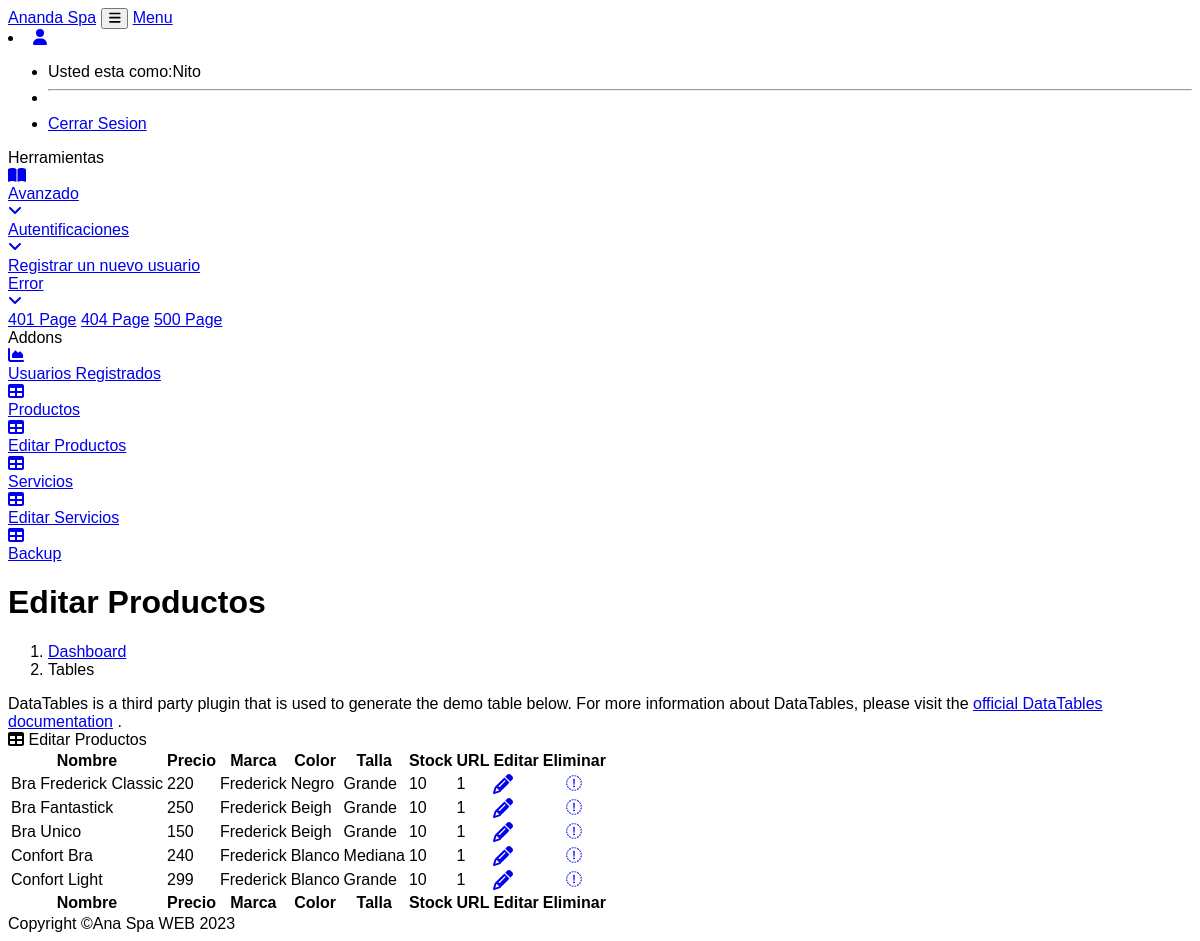
Screenshot of /Editar_Productos.php (signed in) with the database file from the repository.
### tables this page shows
CREATE TABLE `usuarios` (
  `id` int(11) NOT NULL AUTO_INCREMENT,
  `usuario` varchar(255) NOT NULL,
  `password` varchar(255) NOT NULL,
  `tipo_usuario` varchar(255) NOT NULL,
  `Ciudad` varchar(30) NOT NULL,
  `Direccion` varchar(50) NOT NULL,
  `Nombre_Completo` text NOT NULL,
  PRIMARY KEY (`id`)
);

CREATE TABLE `productos` (
  `ID` int(11) NOT NULL AUTO_INCREMENT,
  `Nombre` varchar(30) NOT NULL,
  `Precio` varchar(10) NOT NULL,
  `Marca` text NOT NULL,
  `Color` text NOT NULL,
  `Talla` text NOT NULL,
  `Stock` int(11) NOT NULL,
  `URLI` varchar(20) NOT NULL,
  PRIMARY KEY (`ID`)
);

### functions.php (called while the page is built, shortened)
<?php
function iniciarSession($table, $conexion){
  $statement = $conexion->prepare("SELECT * FROM $table WHERE usuario = :usuario");
  $statement->execute([
    ':usuario' => $_SESSION['usuario']
  ]);
  return $statement->fetch(PDO::FETCH_ASSOC);
}
?>

### function_editar.php (called while the page is built, shortened)
<?php
function db_query($query) {
    $connection = mysqli_connect("localhost","root","","ananda_spa");
    $result = mysqli_query($connection,$query);
    return $result;
}
?>

### Editar_Productos.php (the view, shortened to what this page needs)
<?php session_start();
require 'conexion.php';
require 'functions.php';
$conexion = conexion($bd_config);
$admin = iniciarSession('usuarios', $conexion);
if ($admin['tipo_usuario'] == 'administrador')
  $user = iniciarSession('usuarios', $conexion);
  elseif ($admin['tipo_usuario'] == 'empleado') {
    $user = iniciarSession('usuarios', $conexion);
} else {
  header('Location: '.RUTA.'index.php');
}
?>
<!DOCTYPE html>
<html lang="en">
    <head>
        <link href="https://cdn.jsdelivr.net/npm/simple-datatables@latest/dist/style.css" rel="stylesheet" />
        <link href="css/styles.css" rel="stylesheet" />
    </head>
    <body class="sb-nav-fixed">
        <nav class="sb-topnav navbar navbar-expand navbar-dark bg-dark">
            <a class="navbar-brand ps-3" href="Pagina1_admin.php">Ananda Spa</a>
            <button class="btn btn-link btn-sm order-1 order-lg-0 me-4 me-lg-0" id="sidebarToggle" href="#!"><i class="fas fa-bars"></i></button>
            <a class="navbar-brand ps-3" href="Dashboard.php">Menu</a>
            <form class="d-none d-md-inline-block form-inline ms-auto me-0 me-md-3 my-2 my-md-0">
                <li class="nav-item dropdown">
                    <a class="nav-link dropdown-toggle" id="navbarDropdown" href="#" role="button" data-bs-toggle="dropdown" aria-expanded="false"><i class="fas fa-user fa-fw"></i></a>
                    <ul class="dropdown-menu dropdown-menu-end" aria-labelledby="navbarDropdown">
                        <li>Usted esta como:<?php echo $user['usuario']; ?></li>
                        <li><hr class="dropdown-divider" /></li>
                        <li><a class="dropdown-item" href="close.php">Cerrar Sesion</a></li>
                    </ul>
                </li>
            </form>
        </nav>
        <div id="layoutSidenav">
            <div id="layoutSidenav_nav">
                <nav class="sb-sidenav accordion sb-sidenav-dark" id="sidenavAccordion">
                    <div class="sb-sidenav-menu">
                        <div class="nav">
                            <div class="sb-sidenav-menu-heading">Herramientas</div>
                            <a class="nav-link collapsed" href="#" data-bs-toggle="collapse" data-bs-target="#collapsePages" aria-expanded="false" aria-controls="collapsePages">
                                <div class="sb-nav-link-icon"><i class="fas fa-book-open"></i></div>
                                Avanzado
                                <div class="sb-sidenav-collapse-arrow"><i class="fas fa-angle-down"></i></div>
                            </a>
                            <div class="collapse" id="collapsePages" aria-labelledby="headingTwo" data-bs-parent="#sidenavAccordion">
                                <nav class="sb-sidenav-menu-nested nav accordion" id="sidenavAccordionPages">
                                    <a class="nav-link collapsed" href="#" data-bs-toggle="collapse" data-bs-target="#pagesCollapseAuth" aria-expanded="false" aria-controls="pagesCollapseAuth">
                                        Autentificaciones
                                        <div class="sb-sidenav-collapse-arrow"><i class="fas fa-angle-down"></i></div>
                                    </a>
                                    <div class="collapse" id="pagesCollapseAuth" aria-labelledby="headingOne" data-bs-parent="#sidenavAccordionPages">
                                        <nav class="sb-sidenav-menu-nested nav">
                                            <a class="nav-link" href="registro_administrador.php">Registrar un nuevo usuario</a>
                                        </nav>
                                    </div>
                                    <a class="nav-link collapsed" href="#" data-bs-toggle="collapse" data-bs-target="#pagesCollapseError" aria-expanded="false" aria-controls="pagesCollapseError">
                                        Error
                                        <div class="sb-sidenav-collapse-arrow"><i class="fas fa-angle-down"></i></div>
                                    </a>
                                    <div class="collapse" id="pagesCollapseError" aria-labelledby="headingOne" data-bs-parent="#sidenavAccordionPages">
                                        <nav class="sb-sidenav-menu-nested nav">
                                            <a class="nav-link" href="401.html">401 Page</a>
                                            <a class="nav-link" href="404.html">404 Page</a>
                                            <a class="nav-link" href="500.html">500 Page</a>
                                        </nav>
                                    </div>
                                </nav>
                            </div>
                            <div class="sb-sidenav-menu-heading">Addons</div>
                            <a class="nav-link" href="usuarios_registrados.php">
                                <div class="sb-nav-link-icon"><i class="fas fa-chart-area"></i></div>
                                Usuarios Registrados
                            </a>
                            <a class="nav-link" href="tables.php">
                                <div class="sb-nav-link-icon"><i class="fas fa-table"></i></div>
                                Productos
                            </a>
                            <a class="nav-link" href="Editar_Productos.php">
                                <div class="sb-nav-link-icon"><i class="fas fa-table"></i></div>
                                Editar Productos
                            </a>
                            <a class="nav-link" href="Table_Servicios.php">
                                    <div class="sb-nav-link-icon"><i class="fas fa-table"></i></div>
                                    Servicios
                                    </a>
                                <a class="nav-link" href="Editar_Servicios.php">
                                <div class="sb-nav-link-icon"><i class="fas fa-table"></i></div>
                                Editar Servicios
                            </a>
                            <a class="nav-link" href="Backup.php">
                                <div class="sb-nav-link-icon"><i class="fas fa-table"></i></div>
                                Backup
                            </a>
                        </div>
                    </div>
                </nav>
            </div>
            <div id="layoutSidenav_content">
                <main>
                    <div class="container-fluid px-4">
                        <h1 class="mt-4">Editar Productos</h1>
                        <ol class="breadcrumb mb-4">
                            <li class="breadcrumb-item"><a href="index.html">Dashboard</a></li>
                            <li class="breadcrumb-item active">Tables</li>
                        </ol>
                        <div class="card mb-4">
                            <div class="card-body">
                                DataTables is a third party plugin that is used to generate the demo table below. For more information about DataTables, please visit the
                                <a target="_blank" href="https://datatables.net/">official DataTables documentation</a>
                                .
                            </div>
                        </div>
                        <div class="card mb-4">
                            <div class="card-header">
                                <i class="fas fa-table me-1"></i>
                                Editar Productos
                            </div>
                            <div class="card-body">
                            <table id="datatablesSimple">
                                    <thead>
                                        <tr>
                                            <th>Nombre</th>
                                            <th>Precio</th>
                                            <th>Marca</th>
                                            <th>Color</th>
                                            <th>Talla</th>
                                            <th>Stock</th>
                                            <th>URL</th>
                                            <th>Editar</th>
                                            <th>Eliminar</th>
                                        </tr>
                                    </thead>
                                    <tfoot>
                                        <tr>
                                            <th>Nombre</th>
                                            <th>Precio</th>
                                            <th>Marca</th>
                                            <th>Color</th>
                                            <th>Talla</th>
                                            <th>Stock</th>
                                            <th>URL</th>
                                            <th>Editar</th>
                                            <th>Eliminar</th>
                                        </tr>
                                    </tfoot>
                                    <tbody>
                                    <?php
                                        include("function_editar.php");
                                    ?>
                                    <?php
                                            $sql = "select * from Productos";
                                            $result = db_query($sql);
                                            while($row = mysqli_fetch_object($result)){
                                            ?>
                                            <tr>
                                                <td><?php echo $row->Nombre;?></td>
                                                <td><?php echo $row->Precio;?></td>
                                                <td><?php echo $row->Marca;?></td>
                                                <td><?php echo $row->Color;?></td>
                                                <td><?php echo $row->Talla;?></td>
                                                <td><?php echo $row->Stock;?></td>
                                                <td><?php echo $row->URLI;?></td>
                                                <td>
                                                <a class="btn btn-primary" href="actualizar_productos.php?ID=<?php echo $row->ID; ?>">
                                                <i class="fa fa-pencil fa-lg" aria-hidden="true"></i></a>
                                                <th>
                                                <a class="btn btn-danger" href="Eliminar_Productos.php?ID=<?php echo $row->ID; ?>">
                                                <i class="fa fa-trash-o" aria-hidden="true"></i></a>
                                                </th>
                                                </td>
                                            </tr>
                                            <?php } ?>
                                    </tbody>
                                </table>
                            </div>
                        </div>
                    </div>
                </main>
                <footer class="py-4 bg-light mt-auto">
                    <div class="container-fluid px-4">
                        <div class="d-flex align-items-center justify-content-between small">
                            <div class="text-muted">Copyright &copy;Ana Spa WEB 2023</div>
                        </div>
                    </div>
                </footer>
            </div>
        </div>
    </body>
</html>

### Css/styles.css (style rules this page uses)
html { scroll-behavior: smooth; }
body { font-family: 'Noto Sans HK', sans-serif; background: #fff; }

### rows the page displays
usuarios: usuario "Nito"
productos: Nombre "Bra Frederick Classic", Precio "220", Marca "Frederick", Color "Negro", Talla "Grande", Stock "10", URLI "1"
productos: Nombre "Bra Fantastick", Precio "250", Marca "Frederick", Color "Beigh", Talla "Grande", Stock "10", URLI "1"
productos: Nombre "Bra Unico", Precio "150", Marca "Frederick", Color "Beigh", Talla "Grande", Stock "10", URLI "1"
productos: Nombre "Confort Bra", Precio "240", Marca "Frederick", Color "Blanco", Talla "Mediana", Stock "10", URLI "1"
productos: Nombre "Confort Light", Precio "299", Marca "Frederick", Color "Blanco", Talla "Grande", Stock "10", URLI "1"
